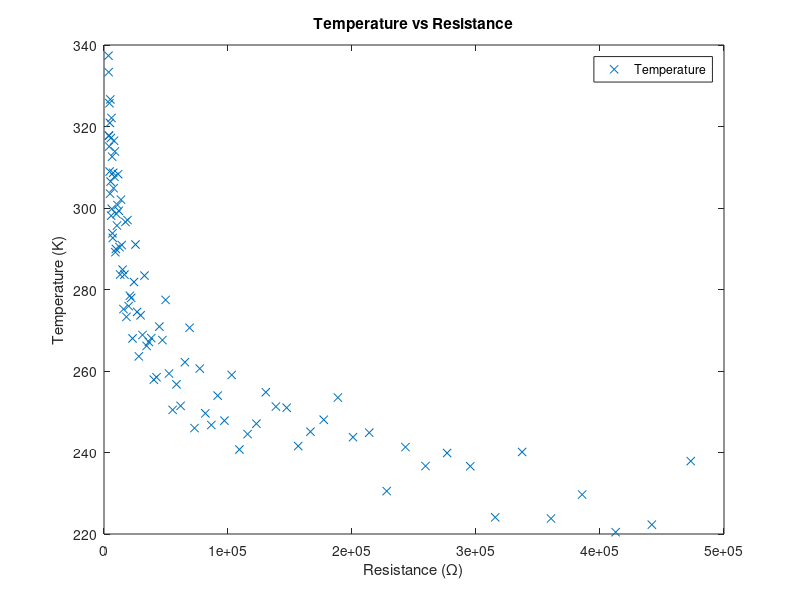
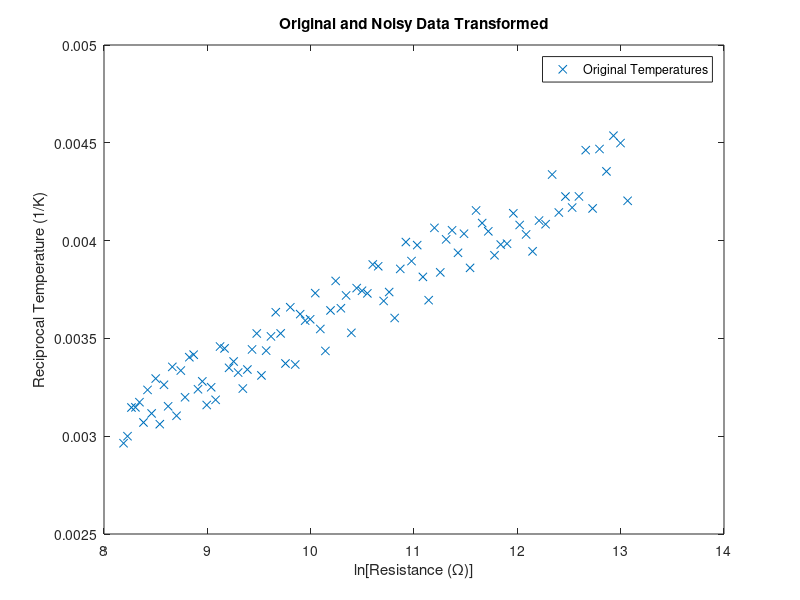

Reproduce these figures in MATLAB, in order. (Note: this script raises an error after producing the figures.)
%% Steinhart-Hart Temperatue Fitting

% The resistances
R = [473200, 441800, 412600, 385600, 360500, 337200, 315500, 295400, ...
    276700, 259300, 243100, 228000, 213900, 200800, 188600, 177200, ...
    166500, 156600, 147300, 138600, 130500, 122900, 115800, 109200, ...
    103000, 97130, 91660, 86540, 81730, 77220, 72980, 69000, 65260, ...
    61750, 58450, 55340, 52420, 49670, 47080, 44640, 42340, 40170, ...
    38120, 36200, 34380, 32660, 31040, 29510, 28060, 26690, 25400, ...
    24180, 23020, 21920, 20890, 19900, 18970, 18090, 17260, 16470, ...
    15710, 15000, 14320, 13680, 13070, 12490, 11940, 11420, 10920, ...
    10450, 10000, 9572, 9165, 8777, 8408, 8056, 7721, 7402, 7098, ...
    6808, 6531, 6267, 6015, 5774, 5545, 5326, 5116, 4916, 4725, 4543, ...
    4368, 4201, 4041, 3888, 3742, 3602];

% The temperatures
T = [237.89, 222.29, 220.44, 229.68, 223.80, 240.13, 224.09, 236.63, ...
    239.87, 236.67, 241.33, 230.53, 244.87, 243.76, 253.48, 248.04, ...
    245.11, 241.58, 250.99, 251.27, 254.79, 247.07, 244.51, 240.73, ...
    259.03, 247.82, 253.96, 246.75, 249.61, 260.59, 245.99, 270.61, ...
    262.16, 251.45, 256.72, 250.46, 259.38, 277.45, 267.59, 270.90, ...
    258.47, 257.87, 268.08, 267.12, 266.16, 283.41, 268.84, 273.66, ...
    263.59, 274.50, 291.04, 281.83, 267.99, 277.94, 278.47, 275.93, ...
    297.04, 273.29, 296.58, 283.65, 275.19, 284.87, 290.91, 302.05, ...
    283.67, 290.39, 299.32, 308.30, 300.72, 295.69, 298.54, 289.95, ...
    289.15, 313.87, 307.66, 316.51, 304.86, 308.64, 292.66, 293.79, ...
    312.59, 299.79, 322.10, 298.11, 317.17, 306.48, 326.64, 303.52, ...
    320.89, 308.95, 325.71, 315.08, 317.71, 317.80, 333.34, 337.38];

confLev = 0.95; % We set the confidence level for the data fits here.

% Constants from Datasheet (calculated using datasheet_constants.m)
A = 9.1478e-04;
B = 2.1481e-04;
C = 1.0345e-07;
%% Plot Original Data
% Plot the original temperature and noisy temperature data.
figure(1)
plot(R,T,'x')
xlabel('Resistance (\Omega)')
ylabel('Temperature (K)')
title('Temperature vs Resistance')
legend('Temperature')
hold off

% Since a plot of 1/T vs ln(R) should be close to linear, we will convert
% the data to the correct forms and do linear and polynomial fits with
% them.
ooT = 1./T;
lnR = log(R);

%% Plot Transformed Data
% Plot the transformed original temperature and noisy temperature data.
figure(2)
plot (lnR,ooT,'x')
xlabel('ln[Resistance (\Omega)]')
ylabel('Reciprocal Temperature (1/K)')
title('Original and Noisy Data Transformed')
legend('Original Temperatures','Noisy Temperatures')
hold off

% Start by working with the original transformed data. We will fit a 1st,
% 2nd, and 3rd order polynomial to the data and look at the fit and the
% residuals.
range = max(lnR) - min(lnR); % Get range for our xplot data
xplot = min(lnR):range/30:max(lnR); % Generate x data for some of our plots.
% The fitting routine 'fit' is particular about the form of the data.
% Use the line below to get your data into the correct format for 'fit'.
[Xout,Yout] = prepareCurveData(lnR, ooT);
[f1,stat1] = fit(Xout,Yout,'poly1') % 1st-order fit with statistics.
[f2,stat2] = fit(Xout,Yout,'poly2') % 2nd-order fit with statistics.
[f3,stat3] = fit(Xout,Yout,'poly3') % 3rd-order fit with statistics.
%% Plot Residuals
% Since the fit is so close, we need a better way to distinguish how well
% 1st-, 2nd-, and 3rd-order fit. We'll plot the residuals to compare.
figure(3)
subplot(3,1,1)
plot(f1,Xout,Yout,'residuals')
% xlabel('Ln[Resistance (\Omega)]')
ylabel('Residuals (1/K)')
title('1st Order Polynomial Fit')
% The linear residuals look parabolic, so we need at least 2nd order.
subplot(3,1,2)
plot(f2,Xout,Yout,'residuals')
% xlabel('Ln[Resistance (\Omega)]')
ylabel('Residuals (1/K)')
title('2nd Order Polynomial Fit')
% The 2nd-order residuals look cubic so we need at least 3rd order.
subplot(3,1,3)
plot(f3,Xout,Yout,'residuals')
xlabel('Ln[Resistance (\Omega)]')
ylabel('Residuals (1/K)')
title('3rd Order Polynomial Fit')
% The 3rd-order residuals look pretty random, so we're done.

%% Plot 3rd-order Fit and Bounds
% Let's plot the 3rd order fit with the data and the functional and
% observational bounds. Note, since there is so little noise in the data,
% we won't be able to distinguish which is which.
p11 = predint(f3,xplot,confLev,'observation','off'); % Gen conf bounds
p21 = predint(f3,xplot,confLev,'functional','off'); % Gen conf bounds
figure(4)
plot(f3,Xout,Yout) % Notice that the fit doesn't need both x and y.
hold on
plot(xplot, p21, '-.b') % Upper and lower functional confidence limits
plot(xplot, p11, '--m') % Upper and lower observational confidence limits
xlabel('Ln[Resistance (\Omega)]')
ylabel('Reciprocal Temperature (1/K)')
title('3rd Order Polynomial Fit')
legend('Data Points','Best Fit Line','Upper Func. Bound',...
    'Lower Func. Bound', 'Upper Obs. Bound', 'Lower Obs. Bound',...
    'Location', 'northwest')
hold off
%% Transform Fit Back
% Let's untransform the best fit and confidence bounds back into the
% original space with T vs R and see how good we feel about things.
yplot = f3(xplot);
figure(5)
plot(R,T,'x')
hold on
plot(exp(xplot), 1 ./ (A + log(exp(xplot)) * B + (log(exp(xplot)).^3) * C))
plot(exp(xplot), 1./yplot)
plot(exp(xplot), 1./p21, '-.b') % Upper and lower functional confidence limits
plot(exp(xplot), 1./p11, '--m') % Upper and lower observational confidence limits
legend('Data Points','Pred. from datasheet','Best Fit Line','Upper Func. Bound',...
    'Lower Func. Bound', 'Upper Obs. Bound', 'Lower Obs. Bound',...
    'Location', 'northeast')
xlabel('Resistance (\Omega)')
ylabel('Temperature (K)')
title('Retransformed 3rd-Order with Fit Lines')
hold off
